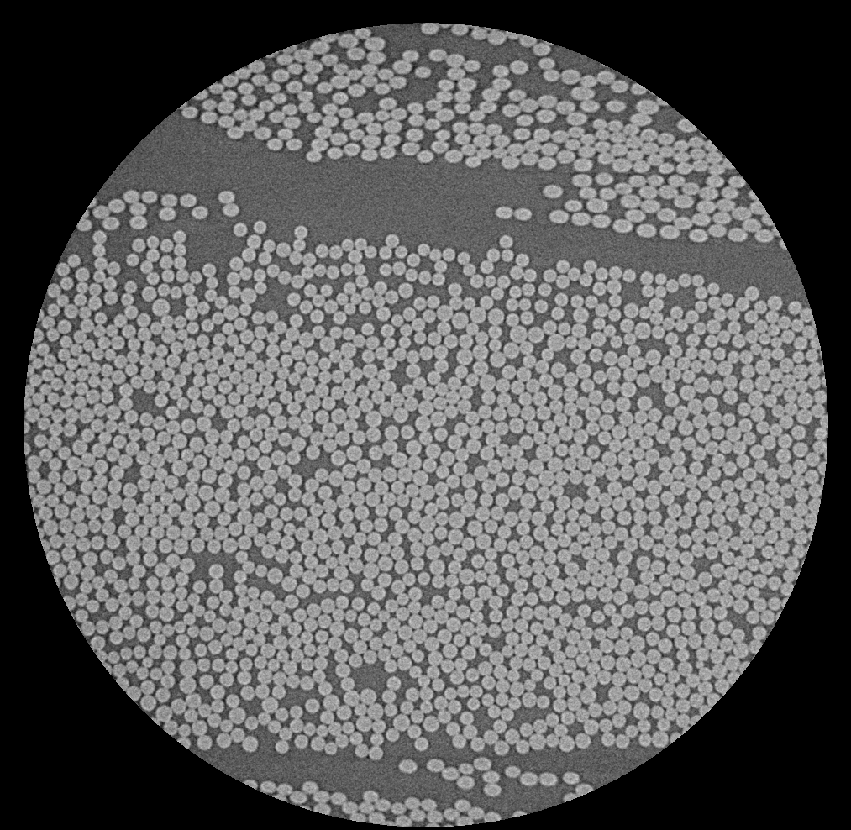
#> input picture week1/data/fibres_xcth.png, 851 x 830 px, shrunk from 1013 x 988 before the run
$ jupyter execute image_convolution_solutions.ipynb
#> lines starting #> are read from the running program, lines starting #| are printed output that depends on the picture; long printed decimals are rounded
[cell 1]
import numpy as np
import matplotlib.pyplot as plt
from scipy.ndimage import convolve
from skimage.io import imread

# Gaussian convolutions

## Create a Gaussian Kernel

[cell 2]
# Parameters
s = 4.5 # standard deviation
t = s**2 # variance
r = np.ceil(4*s) # radius of the filter (np.ceil rounds up to the nearest integer)
x = np.arange(-r, r+1).reshape(1, -1) # x-coordinates of the filter (ensure it is a row vector)

# Gaussian filter
g = np.exp(-x**2/(2*t)) # Gaussian function
g = g / np.sum(g) # Normalize the filter to sum to 1
dg = -x * g / t # First derivative

# Plot the Gaussian filter
plt.figure()
plt.plot(x[0], g[0], label='Gaussian')
plt.plot(x[0], dg[0], label='First derivative')
plt.xlabel('x')
plt.ylabel('Amplitude')
plt.title('Gaussian filter')
plt.legend()
plt.grid()
plt.show()
#> figure, not shown here; curve peaks at x = 0, y = 0.0887; curve peaks at x = -5, y = 0.0118

[cell 3]
# Create a function that given the standard deviation (s) returns the gaussian filter (g) and its first derivative (dg)

def gaussian_filter(s):
    t = s**2 # variance
    r = np.ceil(4*s) # radius of the filter (np.ceil rounds up to the nearest integer)
    x = np.arange(-r, r+1).reshape(1, -1) # x-coordinates of the filter (ensure it is a row vector)
    g = np.exp(-x**2/(2*t)) # Gaussian function
    g = g / np.sum(g) # Normalize the filter to sum to 1
    dg = -x * g / t # First derivative
    return g, dg

# Try the function
s = 4.5
g, dg = gaussian_filter(s)

# Plot the Gaussian filter
plt.figure()
plt.plot(x[0], g[0], label='Gaussian')
plt.plot(x[0], dg[0], label='First derivative')
plt.xlabel('x')
plt.ylabel('Amplitude')
plt.title('Gaussian filter')
plt.legend()
plt.grid()
plt.show()

## Verify separability

[cell 4]
# It is the same to apply 2 1D filters than to apply a 2D filter

# Load the image
dir = 'data/'
img = imread(dir + 'fibres_xcth.png').astype(float)
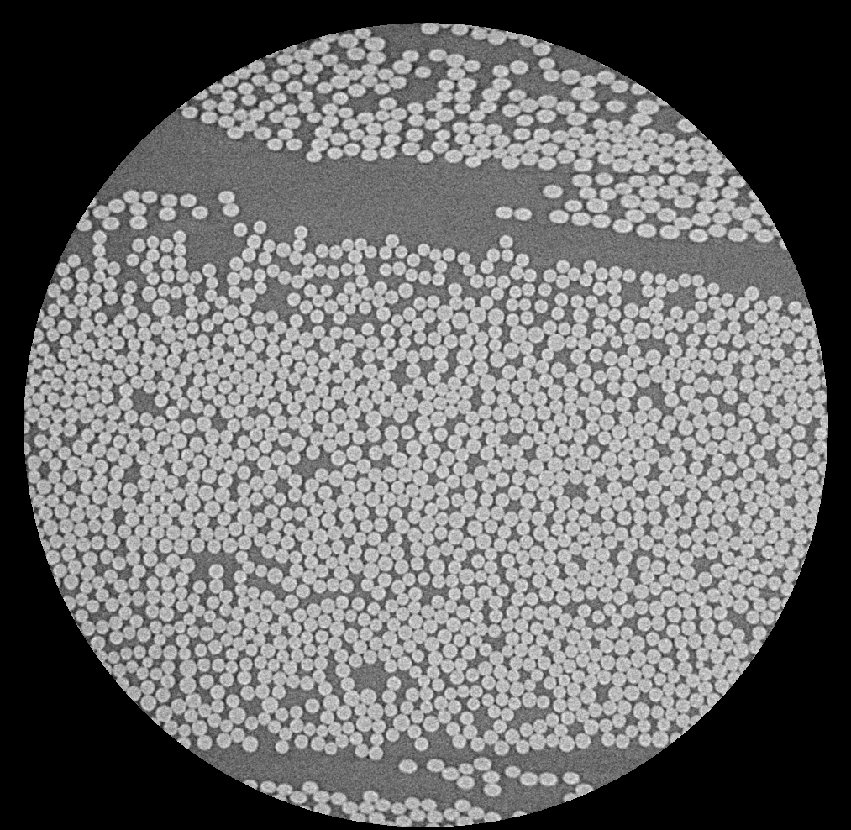
#> img: shape (830, 851) float64; min 0, max 56436, mean 24019.7; drawn with min black and max white

# Show the image
plt.figure()
plt.imshow(img, cmap='gray')
plt.title('Original image')
plt.axis('off')
plt.show()

[cell 5]
# Get the Kernel
s = 4.5
g, dg = gaussian_filter(s)

# Apply the filter
# 1D filter
img_g = convolve(convolve(img, g), g.T) # 1D filter
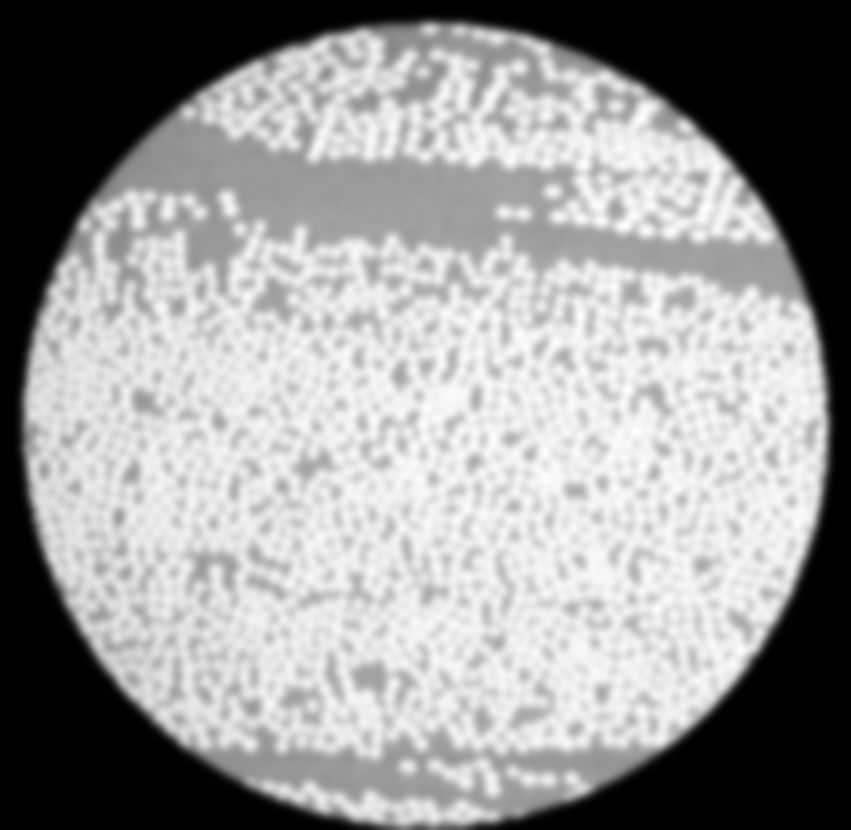
#> img_g: shape (830, 851) float64; min 0, max 40243.9, mean 24019.7; drawn with min black and max white

# 2D filter
g2d = np.dot(g.T, g) # 2D filter
img_g2d = convolve(img, g2d) # 2D filter

# Show the filtered images (1D and 2D) and the difference with 'bwr' colormap
plt.figure(figsize=(12, 4))
plt.subplot(1, 3, 1)
plt.imshow(img_g, cmap='gray')
plt.title('1D filter')
plt.axis('off')
plt.subplot(1, 3, 2)
plt.imshow(img_g2d, cmap='gray')
plt.title('2D filter')
plt.axis('off')
plt.subplot(1, 3, 3)
plt.imshow(img_g - img_g2d, cmap='bwr')
plt.title('Difference')
plt.axis('off')
plt.show()

# Calculate the mean absolute difference
mad = np.mean(np.abs(img_g - img_g2d))
#> mad = 2.36e-11
print('Mean absolute difference:', mad)
#| Mean absolute difference: 2.3552663344674243e-11

## Verify derivability

[cell 6]
# It is the same to apply the gaussian filter in one direction and then do the derivative of the image
# than to apply the derivative of the gaussian filter in one direction

# Apply the 1D filter in the vertical direction
img_g = convolve(img, g.T) # 1D filter

# Do the derivative in the vertical direction
k = np.array([[0.5, 0, -0.5]]) # Derivative filter
img_gd = convolve(img_g, k.T) # Derivative
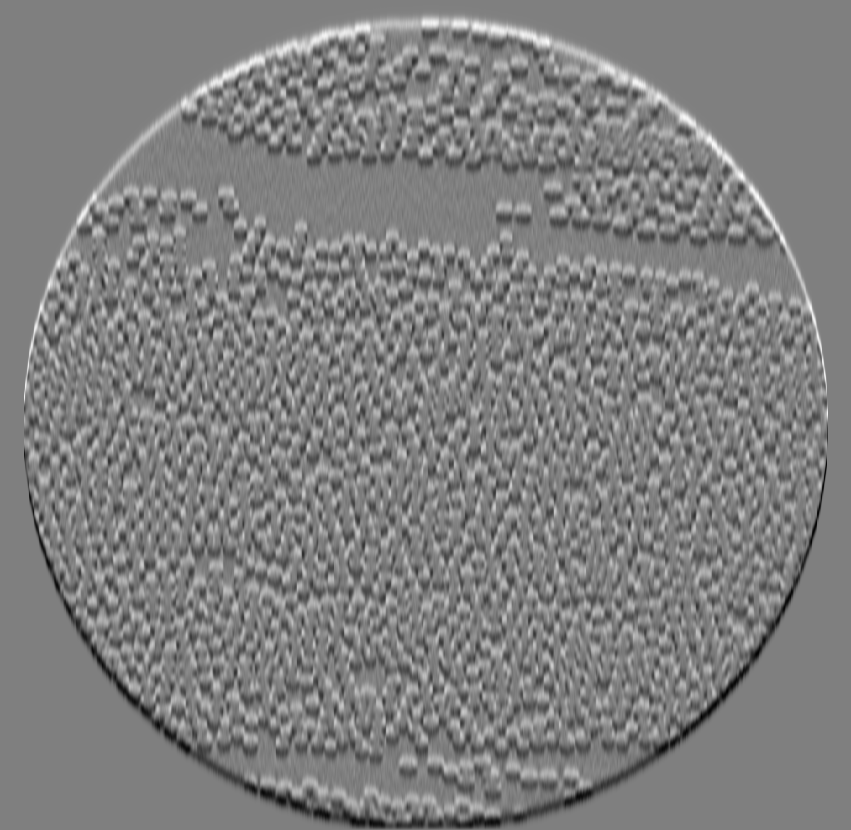
#> img_gd: shape (830, 851) float64; min -3928.5, max 3900.3, mean 2.2; drawn with min black and max white

# Apply the derivative of the gaussian filter in the vertical direction
img_dg = convolve(img, dg.T) # Derivative

# Show the filtered images (1D and 2D) and the difference with 'bwr' colormap
plt.figure(figsize=(12, 4))
plt.subplot(1, 3, 1)
plt.imshow(img_gd, cmap='gray')
plt.title('1D filter + Derivative of the image')
plt.axis('off')
plt.subplot(1, 3, 2)
plt.imshow(img_dg, cmap='gray')
plt.title('Derivative of the Gaussian filter')
plt.axis('off')
plt.subplot(1, 3, 3)
plt.imshow(img_gd - img_dg, cmap='bwr')
plt.title('Difference')
plt.axis('off')
plt.show()
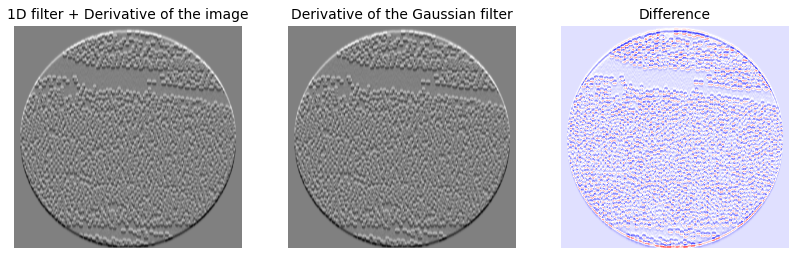
#> figure drawn by matplotlib, 3 panels

# Calculate the mean absolute difference
mad = np.mean(np.abs(img_gd - img_dg))
#> mad = 6.11
print('Mean absolute difference:', mad)
#| Mean absolute difference: 6.114

## Verify big and small Gaussians

[cell 7]
# Verify that the applying a gaussian with t = 20 is the same as applyint 10 times a gaussian with t = 2.

# Gaussian with t = 20
s = np.sqrt(20)
g, dg = gaussian_filter(s)

# Apply the filter
img_20 = convolve(convolve(img, g), g.T) # 2D filter

# Gaussian with t = 2
s = np.sqrt(2)
g, dg = gaussian_filter(s)

# Apply the filter 10 times
img_10_2 = img.copy()
for i in range(10):
    img_10_2 = convolve(convolve(img_10_2, g), g.T) # 2D filter
#> this loop made 10 passes
#> pass 1, `img_10_2 = convolve(convolve(img_10_2, g), g.T)`:
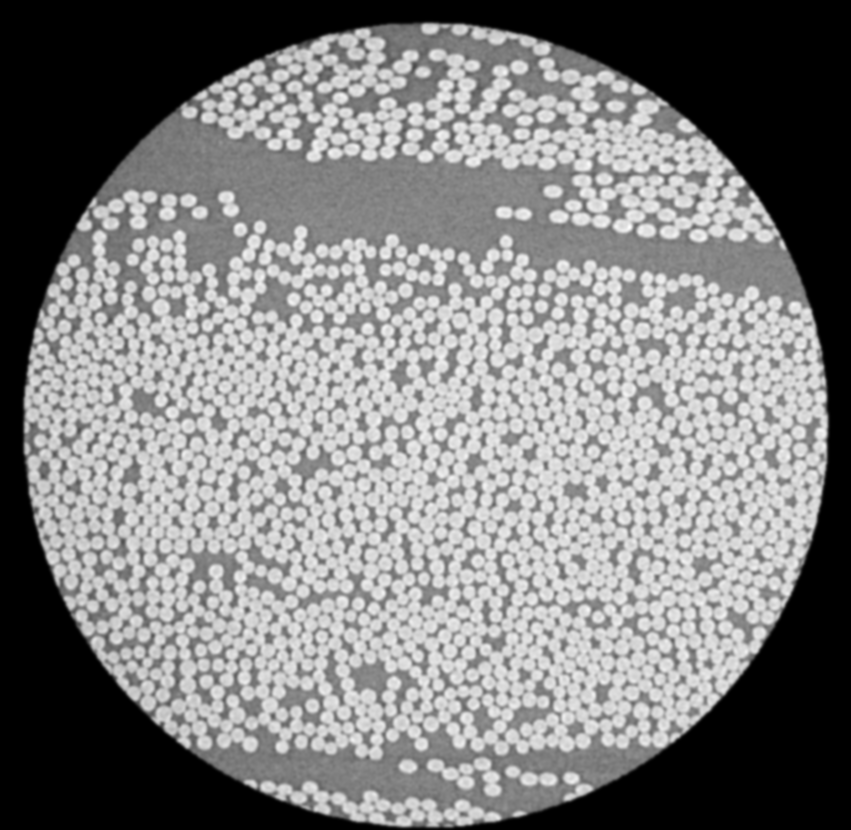
#> img_10_2: shape (830, 851) float64; min 0, max 48043.2, mean 24019.7; drawn with min black and max white

# Show the filtered images and the difference with 'bwr' colormap
plt.figure(figsize=(12, 4))
plt.subplot(1, 3, 1)
plt.imshow(img_20, cmap='gray')
plt.title('Gaussian with t = 20')
plt.axis('off')
plt.subplot(1, 3, 2)
plt.imshow(img_10_2, cmap='gray')
plt.title('Gaussian with t = 2 applied 10 times')
plt.axis('off')
plt.subplot(1, 3, 3)
plt.imshow(img_20 - img_10_2, cmap='bwr')
plt.title('Difference')
plt.axis('off')
plt.show()
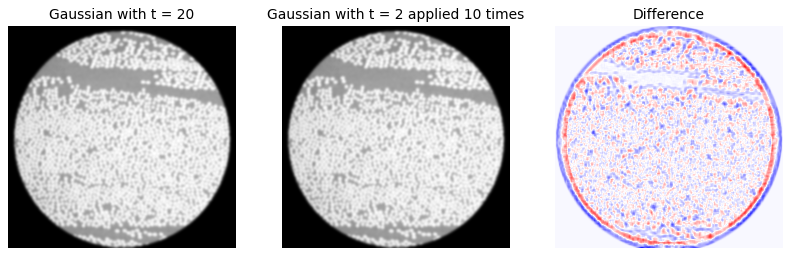
#> figure drawn by matplotlib, 3 panels

# Calculate the mean absolute difference
mad = np.mean(np.abs(img_20 - img_10_2))
#> mad = 0.162
print('Mean absolute difference:', mad)
#| Mean absolute difference: 0.162

## Verify Gaussian followed by a derivative

[cell 8]
# It is the same to apply a convolution with a gaussian derivative of t = 20 than to apply a Gaussian of t = 10 and then a Gaussian derivative of t = 10

# Gaussian derivative with t = 20
s = np.sqrt(20)
g, dg = gaussian_filter(s)

# Apply the filter
img_d20 = convolve(img, dg)
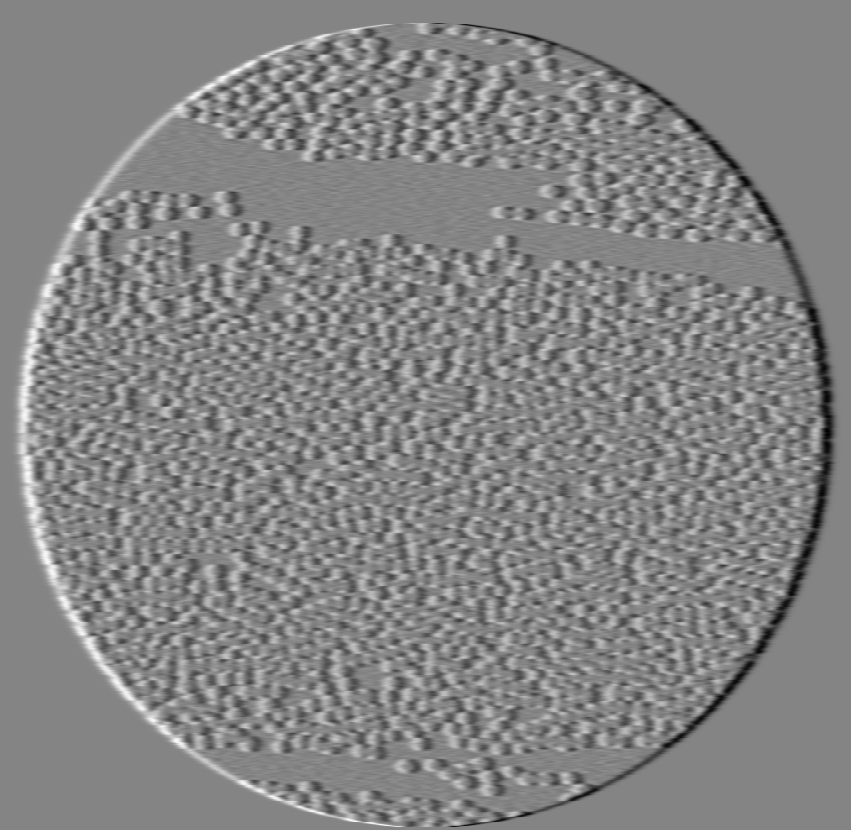
#> img_d20: shape (830, 851) float64; min -4129.8, max 3814, mean 0; drawn with min black and max white

# Gaussian with t = 10
s = np.sqrt(10)
g, dg = gaussian_filter(s)

# Apply the filter
img_10 = convolve(convolve(img, g), dg)

# Show the filtered images and the difference with 'bwr' colormap
plt.figure(figsize=(12, 4))
plt.subplot(1, 3, 1)
plt.imshow(img_d20, cmap='gray')
plt.title('Gaussian derivative with t = 20')
plt.axis('off')
plt.subplot(1, 3, 2)
plt.imshow(img_10, cmap='gray')
plt.title('Gaussian with t = 10 and Gaussian derivative with t = 10')
plt.axis('off')
plt.subplot(1, 3, 3)
plt.imshow(img_d20 - img_10, cmap='bwr')
plt.title('Difference')
plt.axis('off')
plt.show()
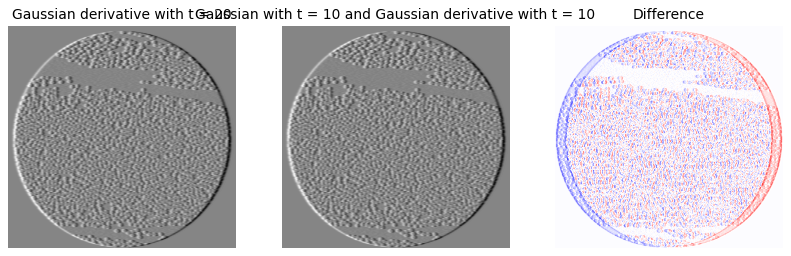
#> figure drawn by matplotlib, 3 panels

# Calculate the mean absolute difference
mad = np.mean(np.abs(img_d20 - img_10))
#> mad = 0.114
print('Mean absolute difference:', mad)
#| Mean absolute difference: 0.1137

$ run again, with week1/data/noisy_number_2023.png copied over week1/data/fibres_xcth.png
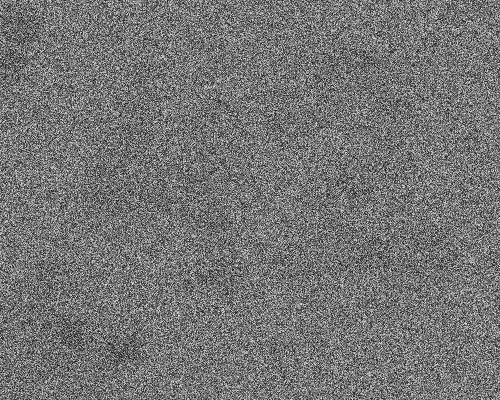
#> input picture week1/data/noisy_number_2023.png, 500 x 400 px
#> `mad = np.mean(np.abs(img_g - img_g2d))`: mad = 8.75e-14
#| Mean absolute difference: 8.754334146487963e-14
#> `mad = np.mean(np.abs(img_gd - img_dg))`: mad = 0.0201
#| Mean absolute difference: 0.02014
#> `plt.show()`:
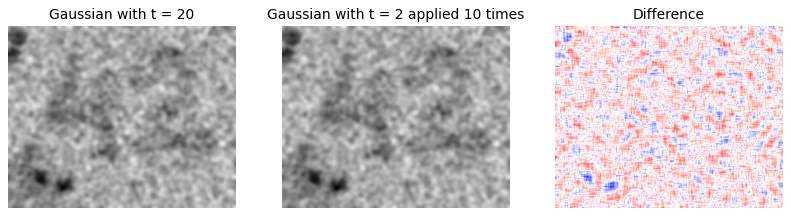
#> figure drawn by matplotlib, 3 panels
#> `mad = np.mean(np.abs(img_20 - img_10_2))`: mad = 0.000225
#| Mean absolute difference: 0.0002247
#> `plt.show()`:
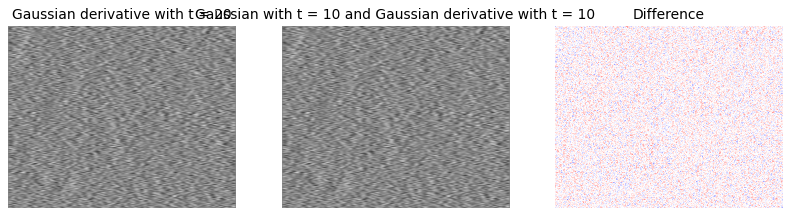
#> figure drawn by matplotlib, 3 panels
#> `mad = np.mean(np.abs(img_d20 - img_10))`: mad = 0.000504
#| Mean absolute difference: 0.0005039
